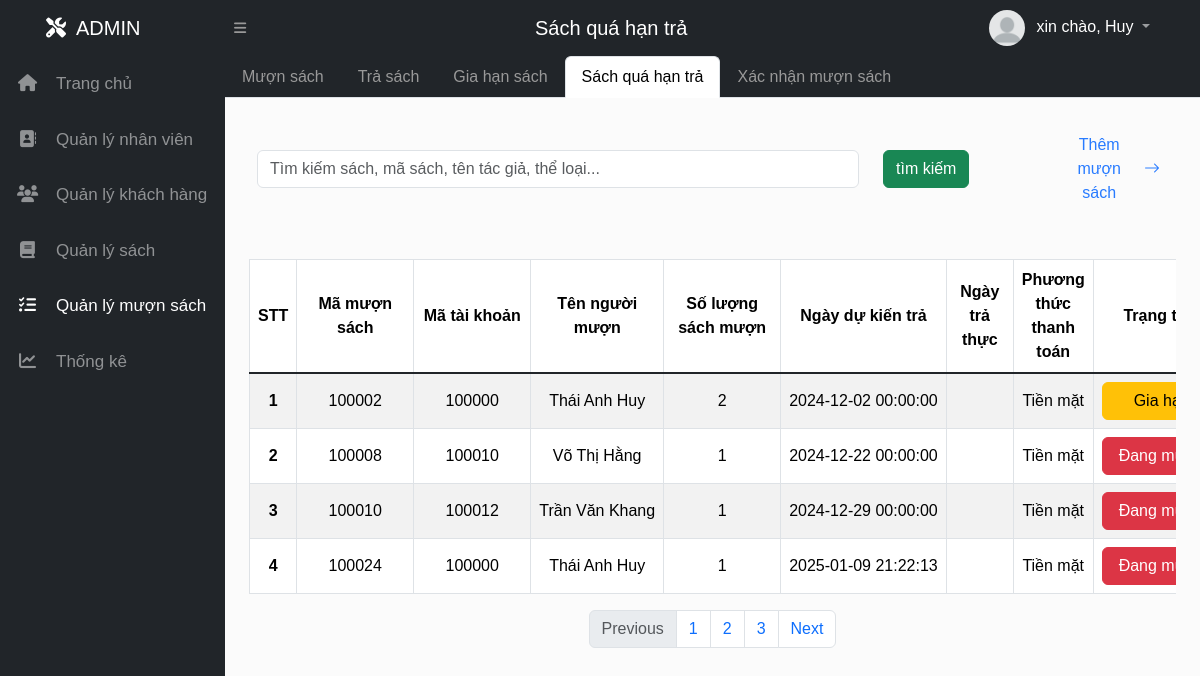
Screenshot of /Admin/ql_muon_sach/sachquahan (signed in) with the database file from the repository.
### tables this page shows
CREATE TABLE `muonsach` (
  `MaMuonSach` int(11) NOT NULL AUTO_INCREMENT,
  `MaTaiKhoan` int(11) DEFAULT NULL,
  `NgayMuon` date DEFAULT curdate(),
  `NgayDuKienTra` datetime DEFAULT NULL,
  `HanTra` datetime DEFAULT NULL,
  `NgayGiaHan` datetime DEFAULT NULL,
  `NgayTraThuc` datetime DEFAULT NULL,
  `SoLuongSachMuon` int(3) DEFAULT 0,
  `TongTien` double DEFAULT 0,
  `TrangThai` enum('Đang mượn','Đã trả','Chờ xác nhận','Đang vận chuyển','Gia hạn') DEFAULT 'Đang mượn',
  `PhuongThucThanhToan` enum('Chuyển khoản','Tiền mặt','Tiền trong tài khoản thư viện') DEFAULT 'Tiền mặt',
  `CreatedAt` datetime DEFAULT current_timestamp(),
  `UpdatedAt` datetime DEFAULT current_timestamp() ON UPDATE current_timestamp(),
  PRIMARY KEY (`MaMuonSach`),
  KEY `MaTaiKhoan` (`MaTaiKhoan`),
  CONSTRAINT `muonsach_ibfk_1` FOREIGN KEY (`MaTaiKhoan`) REFERENCES `taikhoan` (`MaTaiKhoan`) ON DELETE CASCADE
);

CREATE TABLE `taikhoan` (
  `MaTaiKhoan` int(11) NOT NULL AUTO_INCREMENT,
  `TenDangNhap` varchar(50) DEFAULT NULL,
  `MatKhauHash` varchar(255) DEFAULT NULL,
  `MaVaiTro` int(11) DEFAULT 1,
  `MaTrangThai` int(11) DEFAULT 3,
  `HoTen` varchar(100) DEFAULT NULL,
  `Email` varchar(100) DEFAULT NULL,
  `Cccd` varchar(13) DEFAULT NULL,
  `DienThoai` varchar(20) DEFAULT NULL,
  `DiaChi` varchar(255) DEFAULT NULL,
  `URL_HinhNguoiDung` varchar(255) DEFAULT NULL,
  `CreatedAt` datetime DEFAULT current_timestamp(),
  `UpdatedAt` datetime DEFAULT current_timestamp() ON UPDATE current_timestamp(),
  PRIMARY KEY (`MaTaiKhoan`),
  UNIQUE KEY `TenDangNhap` (`TenDangNhap`),
  UNIQUE KEY `Email` (`Email`),
  UNIQUE KEY `Cccd` (`Cccd`),
  KEY `MaVaiTro` (`MaVaiTro`),
  KEY `MaTrangThai` (`MaTrangThai`),
  CONSTRAINT `taikhoan_ibfk_1` FOREIGN KEY (`MaVaiTro`) REFERENCES `vaitro` (`MaVaiTro`),
  CONSTRAINT `taikhoan_ibfk_2` FOREIGN KEY (`MaTrangThai`) REFERENCES `trangthai` (`MaTrangThai`)
);

### View/Admin/index.php (called while the page is built, shortened)
<?php
    include('../../config.php');
    if (isset($_GET['mod'])) {
        switch ($_GET['mod']) {
            case 'ql_muon_sach':
                $ctrl_name = "c_ad_ql_muon_tra";
                break;
        }
        include_once '../../controller/c_admin/'.$ctrl_name.'.php';
    } else{
        header('Location: ?mod=home&act=home');
    }
?>

### config.php (called while the page is built, shortened)
<?php
  $base_url_admin = '/do_an_quanlythuvien/Admin/';
?>

### Model/m_admin/m_ad_ql_muon_tra.php (called while the page is built, shortened)
<?php
    function get_sachquahantra() {
        $conn = connectdb();
        $current_date = date('Y-m-d H:i:s');
        $sql = "SELECT DISTINCT muonsach.*, taikhoan.HoTen, muonsach.NgayTraThuc FROM muonsach
                LEFT JOIN taikhoan ON muonsach.MaTaiKhoan = taikhoan.MaTaiKhoan
                WHERE
                    (muonsach.HanTra < ? AND muonsach.NgayTraThuc IS NULL)
                AND muonsach.TrangThai IN ('Đang mượn', 'Gia hạn')";
        $stmt = $conn->prepare($sql);
        $stmt->bind_param("s", $current_date);
        $stmt->execute();
        $result = $stmt->get_result();
        $list = [];
        while ($row = $result->fetch_assoc()) {
            array_push($list, $row);
        }
        return $list;
    }
?>

### View/Admin/home/muontrasach/quahantra/view_sachquahantra.php (the view, shortened to what this page needs)
<div class="row my-4 justify-content-center boxsearch items-center">
        <div class="col-md-8 pl20">
            <input class="form-control" type="text"
                placeholder="Tìm kiếm sách, mã sách, tên tác giả, thể loại...">
        </div>
        <div class="col-md-2">
            <button class="btn btn-success">tìm kiếm</button>
        </div>
        <div class="col-md-2">
            <a href="<?=$base_url_admin?>ql_muon_sach/add_MuonSach" class="btn btn_custom_arrow_right float-end">Thêm mượn sách <i class="bi bi-arrow-right"></i></a>
        </div>
    </div>
    <div class="row">
        <div class="col">
            <div class="table-responsive">
                <table class="table text-center table-hover mt-4 table-bordered table-striped">
                    <thead class="thead-dark">
                        <tr>
                            <th scope="col">STT</th>
                            <th scope="col">Mã mượn sách</th>
                            <th scope="col">Mã tài khoản</th>
                            <th scope="col">Tên người mượn</th>
                            <th scope="col">Số lượng sách mượn</th>
                            <th scope="col">Ngày dự kiến trả</th>
                            <th scope="col">Ngày trả thực</th>
                            <th scope="col">Phương thức thanh toán</th>
                            <th scope="col">Trạng thái</th>
                        </tr>
                    </thead>
                    <tbody class="table-group-divider">
                        <?php $stt = 1;
                            foreach($select_MuonSach as $select_MuonSach):
                        ?>
                        <tr >
                            <th scope="row"><div ><?=$stt?></div></th>
                            <td><div class="hang1_table" style="max-width: 30px;min-width: 100px;"><?=$select_MuonSach["MaMuonSach"]?></div></td>
                            <td><div class="hang1_table" style="max-width: 200px;min-width: 100px;"><?=$select_MuonSach["MaTaiKhoan"]?></div></td>
                            <td><div class="hang1_table" style="max-width: 200px;min-width: 100px;"><?=$select_MuonSach["HoTen"]?></div></td>
                            <td><div class="hang1_table" style="max-width: 200px;min-width: 100px;"><?=$select_MuonSach["SoLuongSachMuon"]?></div></td>
                            <td><div class="hang1_table" style="min-width: 50px;"><?=$select_MuonSach["NgayDuKienTra"]?></div></td>
                            <td><div class="hang1_table" style="min-width: 50px;"><?=$select_MuonSach["NgayTraThuc"]?></div></td>
                            <td><div class="hang1_table" style="min-width: 50px;"><?=$select_MuonSach["PhuongThucThanhToan"]?></div></td>
                            <td><div class="hang1_table" style="min-width: 50px;"><span style="min-width: 120px;"
                            class="btn <?=$select_MuonSach["TrangThai"]=="Đã trả"?"btn-success":($select_MuonSach["TrangThai"]=="Đang mượn"?"btn-danger":"btn-warning")?>"><?=$select_MuonSach["TrangThai"]?></span></div></td>
                        </tr>
                        <?php $stt++; endforeach; ?>
                    </tbody>
                </table>
            </div>
            <nav aria-label="Page navigation example">
                <ul class="pagination justify-content-center">
                    <li class="page-item disabled">
                        <a class="page-link" href="#" tabindex="-1"
                            aria-disabled="true">Previous</a>
                    </li>
                    <li class="page-item"><a class="page-link" href="#">1</a></li>
                    <li class="page-item"><a class="page-link" href="#">2</a></li>
                    <li class="page-item"><a class="page-link" href="#">3</a></li>
                    <li class="page-item">
                        <a class="page-link" href="#">Next</a>
                    </li>
                </ul>
            </nav>
        </div>
    </div>

### Assets/css/admin.css (style rules this page uses)
* { margin: 0; padding: 0; box-sizing: border-box; }
*, *::before, *::after { box-sizing: border-box; }
a { text-decoration: none; }
body { font-family: Arial, sans-serif; background-color: #e2e2e21f; justify-content: space-between; }
div { display: block; unicode-bidi: isolate; }
:root { --blue: #287bff; --white: #fff; --grey: #f5f5f5; --black1: #222; --black2: #999; --color-white: #fff; --color-header: #212529; --color-background-cursor: #444; --color-btn: #71be34; }
.table th, .table td { vertical-align: middle; word-wrap: break-word; }
input[type="text"], input[list] { -webkit-appearance: none; -moz-appearance: none; appearance: none; }
.hang1_table { white-space: nowrap; overflow: hidden; text-overflow: ellipsis; }
.btn_custom_arrow_right { color: #287bff !important; margin-left: 5px; transform: translateX(0); transition: transform 0.3s ease; display: flex; align-items: center; border: none; }
.btn_custom_arrow_left i,.btn_custom_arrow_right i { margin: 0 4px; }

### Assets/css/style.css (style rules this page uses)
.pl20 { padding-left: 20px; }
.items-center { align-items: center; }

### rows the page displays
muonsach: MaMuonSach "100002", MaTaiKhoan "100000", MaTaiKhoan.HoTen "Thái Anh Huy", SoLuongSachMuon "2", NgayDuKienTra "2024-12-02 00:00:00", PhuongThucThanhToan "Tiền mặt", TrangThai "Gia…"
muonsach: MaMuonSach "100008", MaTaiKhoan "100010", MaTaiKhoan.HoTen "Võ Thị Hằng", SoLuongSachMuon "1", NgayDuKienTra "2024-12-22 00:00:00", PhuongThucThanhToan "Tiền mặt", TrangThai "Đang…"
muonsach: MaMuonSach "100010", MaTaiKhoan "100012", MaTaiKhoan.HoTen "Trần Văn Khang", SoLuongSachMuon "1", NgayDuKienTra "2024-12-29 00:00:00", PhuongThucThanhToan "Tiền mặt", TrangThai "Đang…"
muonsach: MaMuonSach "100024", MaTaiKhoan "100000", MaTaiKhoan.HoTen "Thái Anh Huy", SoLuongSachMuon "1", NgayDuKienTra "2025-01-09 21:22:13", PhuongThucThanhToan "Tiền mặt", TrangThai "Đang…"

### other values shown
$title_bar "Sách quá hạn trả"
$_SESSION['last_name_user'] "Huy"
